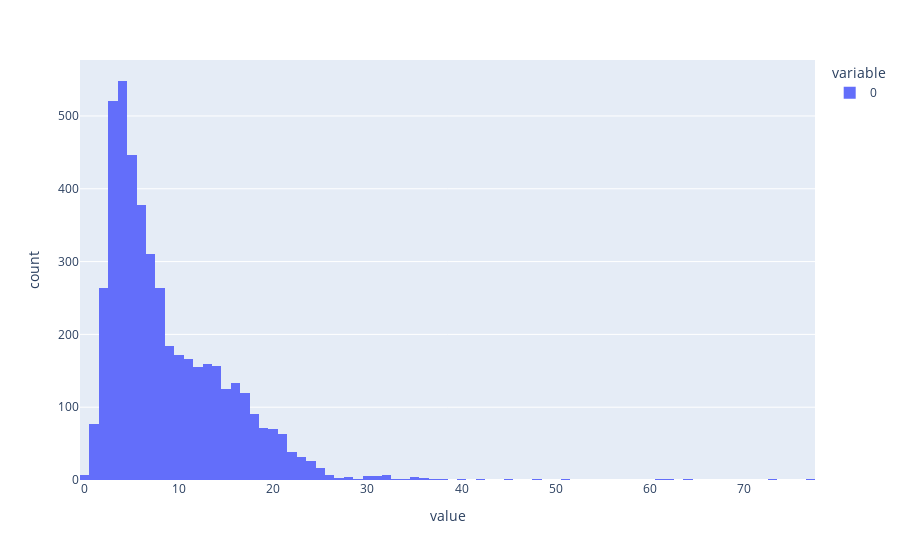

Write notebook code for a chart like this one.
### Code cell
import plotly.express as px

data_lens = np.array([len(sentence) for sentence in tokenized_X_train])

max_len = int(np.percentile(data_lens, 95))
print(max_len)
px.histogram(data_lens)

### Figure 1 — Plotly figure (JSON) as saved in the notebook; plotly's stock layout.template omitted (floating-point values rounded to 4 significant figures; data arrays with more than 128 entries replaced by an {"elided": "..."} marker saying what was removed)
{"data": [{"bingroup": "x", "hovertemplate": "variable=0<br>value=%{x}<br>count=%{y}<extra></extra>", "legendgroup": "0", "marker": {"color": "#636efa", "pattern": {"shape": ""}}, "name": "0", "orientation": "v", "showlegend": true, "type": "histogram", "x": {"elided": "4652 int values"}, "xaxis": "x", "yaxis": "y"}], "layout": {"barmode": "relative", "legend": {"title": {"text": "variable"}, "tracegroupgap": 0}, "margin": {"t": 60}, "xaxis": {"anchor": "y", "domain": [0, 1], "title": {"text": "value"}}, "yaxis": {"anchor": "x", "domain": [0, 1], "title": {"text": "count"}}}}
